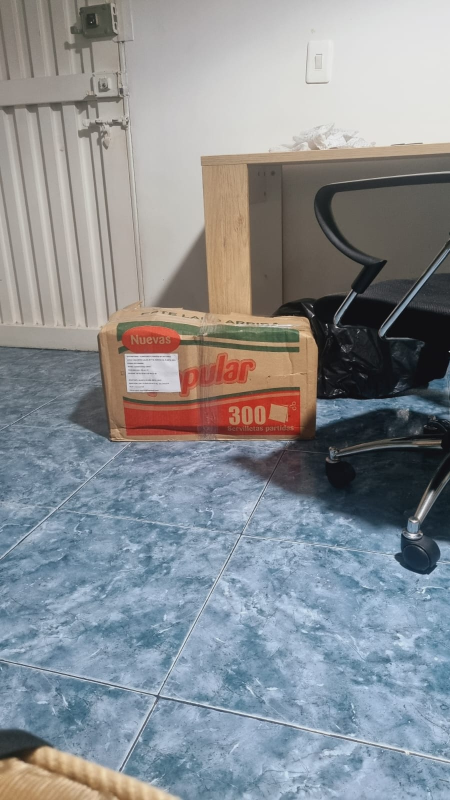
#> input picture 03-Operaciones básicas/1a.jpeg, 900 x 1600 px (shown at 1/2 size)
$ jupyter execute --allow-errors OpenCv.ipynb   (shell and % lines are left out)   (older library calls are emulated)   (text cells are left out)
#> lines starting #> are read from the running program, lines starting #| are printed output that depends on the picture; pictures that were not available may be replaced by others from this repository, and a replacement may not be noted
[cell 1]
import cv2

# Load
image_path = '1a.jpeg'
image = cv2.imread(image_path)
#> image is the input picture: shape (1600, 900, 3); mean B, G, R 146.3, 141.9, 137.8

# Save copy as png
image_copy_path = '1a-copy.png'
cv2.imwrite(image_copy_path, image)

# Load copy
image_copy = cv2.imread(image_copy_path)

# Show
cv2.imshow('Original', image)
cv2.imshow('Copy', image_copy)
cv2.waitKey(0)
cv2.destroyAllWindows()

[cell 2]
from matplotlib import pyplot as plt
plt.imshow(image[0:500, 100:200])
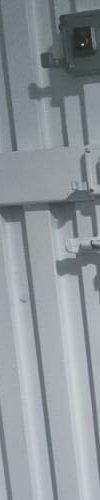
#> shown: shape (500, 100, 3); mean R, G, B 142.8, 149.8, 154.5

[cell 3]
# Ejercicio 1

[cell 4]
import cv2
import numpy
import os

# Make an array of 120,000 random bytes.
random_byte_array = bytearray(os.urandom(120000))
flat_numpy_array = numpy.array(random_byte_array)

# Convert the array to make a 400x300 grayscale image.
gray_image = flat_numpy_array.reshape(300, 400)
cv2.imshow('Random gray', gray_image)
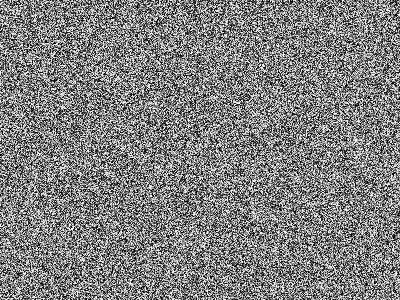
#> window 'Random gray': shape (300, 400); min 0, max 255, mean 127.9

# Convert the array to make a 400x100 color image.
bgr_image = flat_numpy_array.reshape(100, 400, 3)
cv2.imshow('Random color', bgr_image)
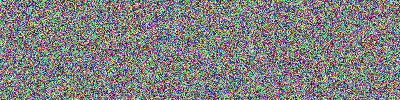
#> window 'Random color': shape (100, 400, 3); mean B, G, R 127.2, 128.2, 128.1

cv2.waitKey(0)
cv2.destroyAllWindows()

[cell 5]
import numpy as np
import cv2

video_file = 'video.mp4'
cap = cv2.VideoCapture(video_file)

while (cap.isOpened()):
    # Capture frame-by-frame
    ret, frame = cap.read()
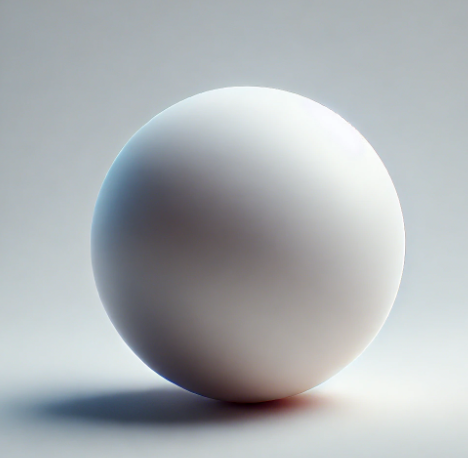
#> input picture pelota.png, 468 x 458 px, given in place of video.mp4, which was not available
#> frame is the input picture: shape (458, 468, 3); mean B, G, R 179.6, 176.5, 171.6

    if ret == True:
        # Operations on the frame
        gray = cv2.cvtColor(frame, cv2.COLOR_BGR2GRAY)

        # Display the resulting frame
        cv2.imshow('frame', gray)

        # Exit?
        if cv2.waitKey(1) & 0xFF == ord('q'): #espera un milisengudo si oprimo algo, si no, devuelve -1
#> (key q is pressed here)
            break
    else:
        break

cap.release()
cv2.destroyAllWindows()

[cell 6]
import cv2

video_file = 'video.mp4'
cap = cv2.VideoCapture(video_file)

# Propiedades del texto (FPS)
font = cv2.FONT_HERSHEY_SIMPLEX
font_scale = 1
color = (255, 255, 255)
thickness = 1

# Obtener propiedades del video
height_prop = cv2.CAP_PROP_FRAME_HEIGHT
fps_prop = cv2.CAP_PROP_FPS

# Crear una ventana redimensionable
cv2.namedWindow("Video", cv2.WINDOW_NORMAL)

#> (the rest of this cell did not finish here and is left out)

[cell 7]
import numpy as np
import cv2

video_file = 'video.mp4'
cap = cv2.VideoCapture(video_file)

# Propiedades del texto
font = cv2.FONT_HERSHEY_SIMPLEX
font_scale = 1
color = (255, 255, 255)
thickness = 1

# Obtener las propiedades de altura y FPS según la versión de OpenCV
if cv2.__version__.startswith('2.4'):
    height_prop = cv2.cv.CV_CAP_PROP_FRAME_HEIGHT
    fps_prop = cv2.cv.CV_CAP_PROP_FPS
else:
    height_prop = cv2.CAP_PROP_FRAME_HEIGHT
    fps_prop = cv2.CAP_PROP_FPS

# Tamaño máximo de la pantalla para evitar que el video sea demasiado grande
screen_width = 800  # Ajusta según el tamaño de tu pantalla
screen_height = 600  # Ajusta según el tamaño de tu pantalla

while cap.isOpened():
    ret, frame = cap.read()
    if not ret:
        break

    # Obtener dimensiones originales
    height, width = frame.shape[:2]
#> height = 458; width = 468

    # Calcular escala para que encaje en la pantalla sin deformarse
    scale = min(screen_width / width, screen_height / height)
#> scale = 1.31
    new_width = int(width * scale)
#> new_width = 613
    new_height = int(height * scale)
#> new_height = 600

    # Redimensionar frame manteniendo la relación de aspecto
    frame = cv2.resize(frame, (new_width, new_height))
#> frame: shape (600, 613, 3)

    # Posición del texto adaptada al nuevo tamaño
    position = (50, new_height - 50)
#> position = (50, 550)

    # Obtener los FPS del video
    fps = "{0:.2f}".format(cap.get(fps_prop))
    text = "FPS: " + fps

    # Dibujar el texto sobre el frame redimensionado
    cv2.putText(frame, text, position, font, font_scale, color, thickness)
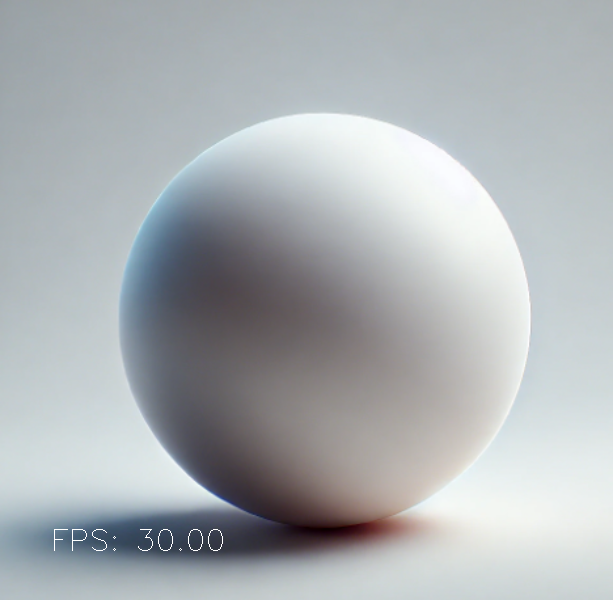
#> frame: shape (600, 613, 3); mean B, G, R 179.6, 176.5, 171.7

    # Mostrar el video
    cv2.imshow("Video", frame)

    # Salir si el usuario presiona 'q'
    if cv2.waitKey(1) & 0xFF == ord('q'):
#> (key q is pressed here)
        break

# Liberar recursos
cap.release()
cv2.destroyAllWindows()

[cell 8]
# Ejercicio 2

[cell 9]
import numpy as np
import cv2

webcam_id = 0
cap = cv2.VideoCapture(webcam_id)

while(cap.isOpened()):
    # Capture frame-by-frame
    ret, frame = cap.read()
    if ret == True:
        # Operations on the frame
        v_frame = cv2.flip(frame, 1)
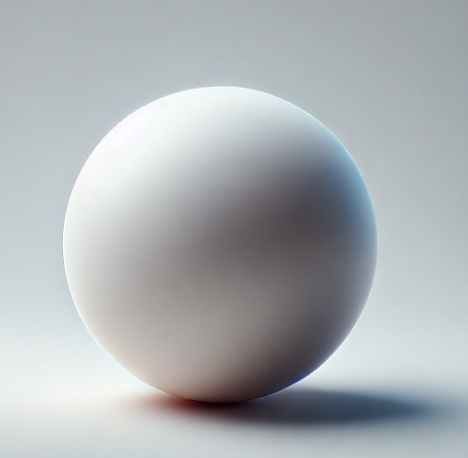
#> v_frame: shape (458, 468, 3); mean B, G, R 179.6, 176.5, 171.6
        h_frame = cv2.flip(frame, 0)
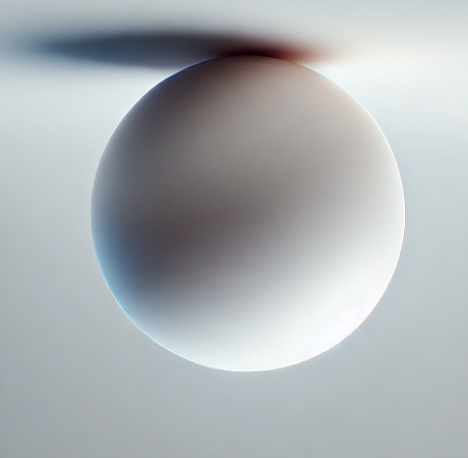
#> h_frame: shape (458, 468, 3); mean B, G, R 179.6, 176.5, 171.6

        # Display
        cv2.imshow("Original", frame)
        cv2.imshow("Vertical flip", v_frame)
        cv2.imshow("Horizontal flip", h_frame)

        # Exit?
        if cv2.waitKey(1) & 0xFF == ord('q'):
#> (key q is pressed here)
            break
    else:
        break

# Release everything if job is finished
cap.release()
cv2.destroyAllWindows()

[cell 10]
import cv2
import numpy as np
from matplotlib import pyplot as plt

# Load
image_path = '1a.jpeg'
image = cv2.imread(image_path, cv2.IMREAD_GRAYSCALE)
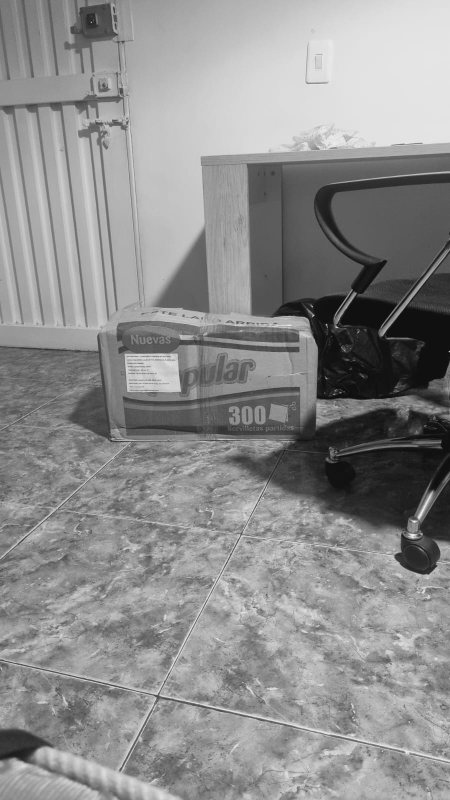
#> image: shape (1600, 900) (shown at 1/2 size); min 2, max 244, mean 141.2

# Show image
cv2.imshow('Image', image)
cv2.waitKey(0)

# Histogram
hist = cv2.calcHist([image], channels=[0], mask=None, histSize=[256], ranges=[0,255])
#> hist = 256 values, max 15139 at index 227, min 0 at index 0, mean 5625

# Plot
plt.plot(hist)
plt.xlim([0, 255])
plt.show()
#> figure, not shown here; curve peaks at x = 227, y = 15139

cv2.destroyAllWindows()

[cell 11]
#Equalizer

# Cargar la imagen en escala de grises
image = cv2.imread("1a.jpeg", cv2.IMREAD_GRAYSCALE)

# Aplicar ecualización de histograma
equalized_image = cv2.equalizeHist(image)
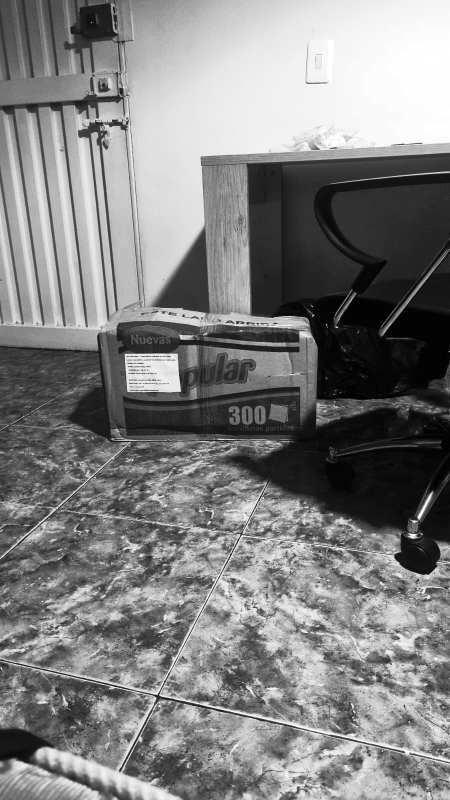
#> equalized_image: shape (1600, 900) (shown at 1/2 size); min 0, max 255, mean 128.3

# Mostrar la imagen original y la ecualizada
cv2.imshow("Imagen Original", image)
cv2.imshow("Imagen Ecualizada", equalized_image)

cv2.waitKey(0)
cv2.destroyAllWindows()

# Mostrar histogramas para comparación
plt.figure(figsize=(12, 5))

# Histograma de la imagen original
plt.subplot(1, 2, 1)
plt.hist(image.ravel(), bins=256, range=[0, 256], color='gray')
plt.title("Histograma Original")
plt.xlabel("Intensidad")
plt.ylabel("Frecuencia")

# Histograma de la imagen ecualizada
plt.subplot(1, 2, 2)
plt.hist(equalized_image.ravel(), bins=256, range=[0, 256], color='black')
plt.title("Histograma Ecualizado")
plt.xlabel("Intensidad")
plt.ylabel("Frecuencia")

plt.show()
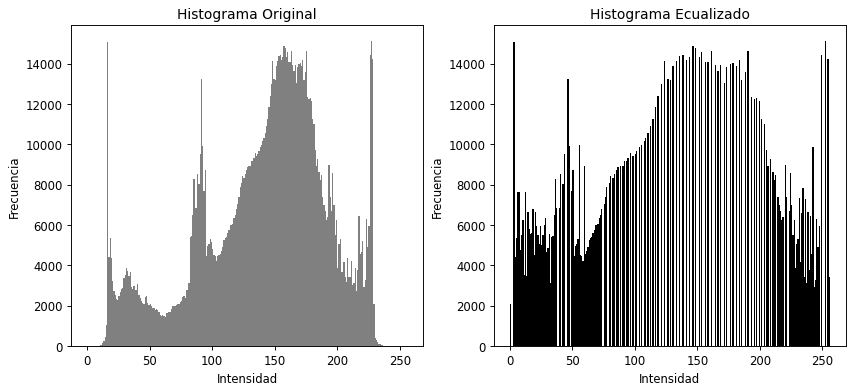
#> figure drawn by matplotlib, 2 panels; panel 1: tallest bar 15139 high, from x = 227 to 228; panel 2: tallest bar 15139 high, from x = 252 to 253
